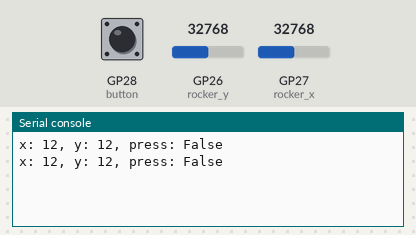
The program below on a simulated Raspberry Pi Pico running MicroPython. On the bench: the last lines printed to the serial console. Inputs (shaded band) come from the test bench; at power-on: GP28 (button) HIGH, GP26 (rocker_y) = 32768, GP27 (rocker_x) = 32768 (analog values on the 0–65535 scale).

Above: at 1.2 s.
1.3 s: GP28 (button) pulled LOW for 1.2 s
At 2.8 s:
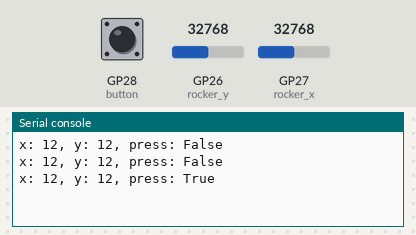
4.0 s: GP26 (rocker_y) set to 45874
At 4.6 s:
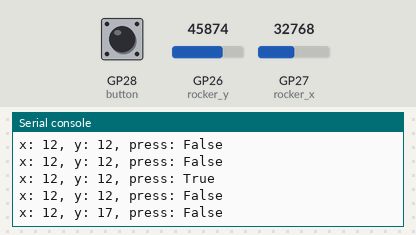
5.5 s: GP27 (rocker_x) set to 45874
At 6.8 s:
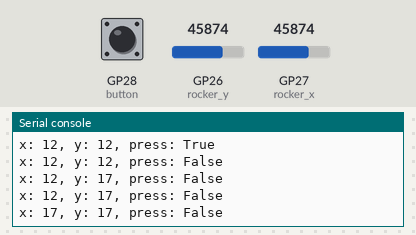
7.0 s: GP26 (rocker_y) set to 57670
At 7.8 s:
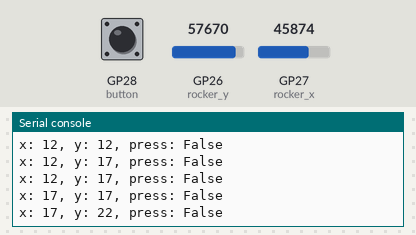
8.5 s: GP27 (rocker_x) set to 57670
At 9.6 s:
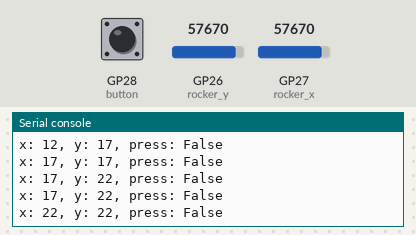
10.0 s: GP28 (button) pulled LOW for 1.2 s
At 10.4 s:
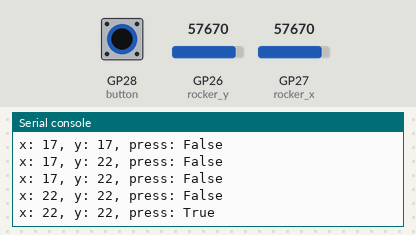
Timing chart, 0 to 13.0 s (numbered marks = the images above; inputs shaded):
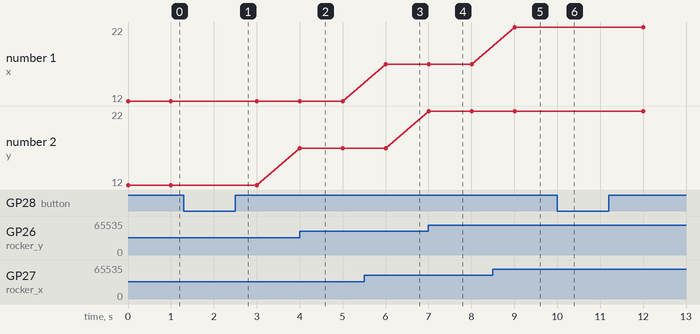

Measured:
- after the input at 1.3 s, the serial console: prints a new line after 0.70 s (image 1)
- after the input at 4.0 s, the serial console: prints a new line at once (image 2)
- after the input at 5.5 s, the serial console: prints a new line after 0.50 s (image 3)
- after the input at 7.0 s, the serial console: prints a new line at once (image 4)
- after the input at 8.5 s, the serial console: prints a new line after 0.50 s (image 5)
- after the input at 10.0 s, the serial console: prints a new line at once (image 6)
- plotted number 2: 12 → 17 after the input at 4.0 s, 17 → 22 after the input at 7.0 s

The program:

rocker-print.py
```python
from machine import Pin, ADC
import utime

rocker_x = ADC(27)
rocker_y = ADC(26)
button = Pin(28, Pin.IN, Pin.PULL_UP)


def read_x():
    value = int(rocker_x.read_u16() * 256 /665536)
    return value

def read_y():
    value = int(rocker_y.read_u16() * 256 /665536)
    return value

def button_state():
    press = False
    if button.value() == 0:
        press = True
    return press

while True:
    value_x = read_x()
    value_y = read_y()
    state = button_state()
    print("x: %d, y: %d, press: %s " %(value_x, value_y, state))
    utime.sleep(1)
```
